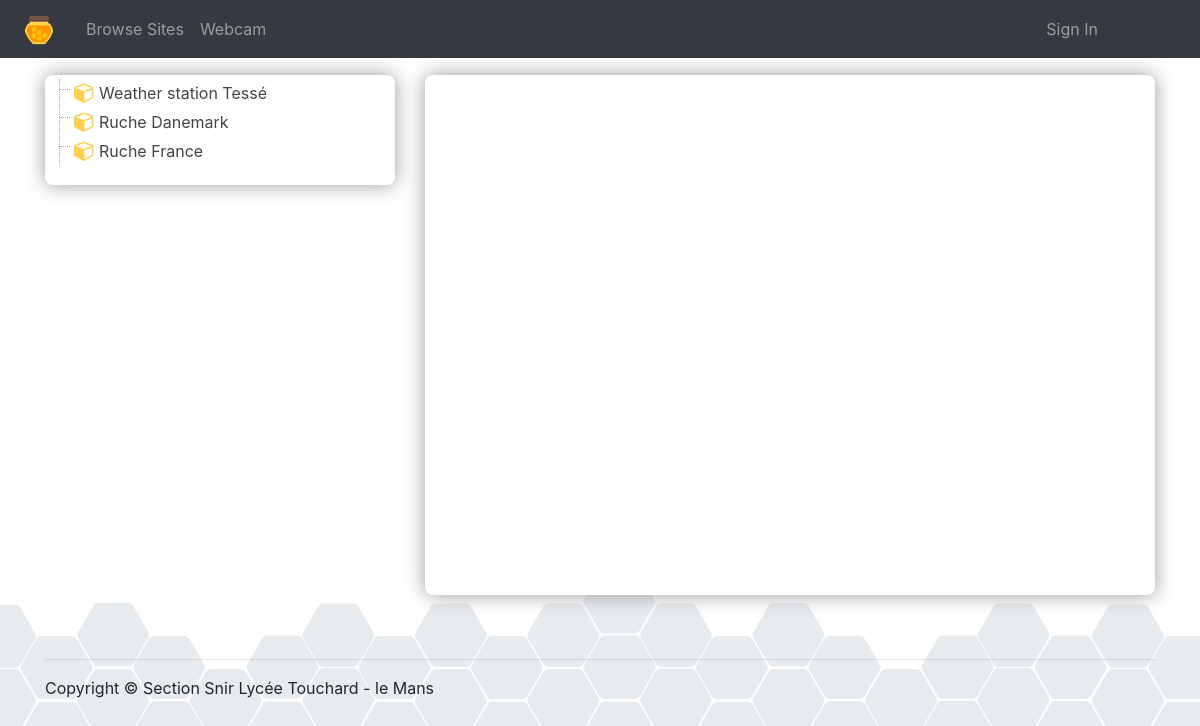
/accueil.php, run on an earlier commit of the app's database.
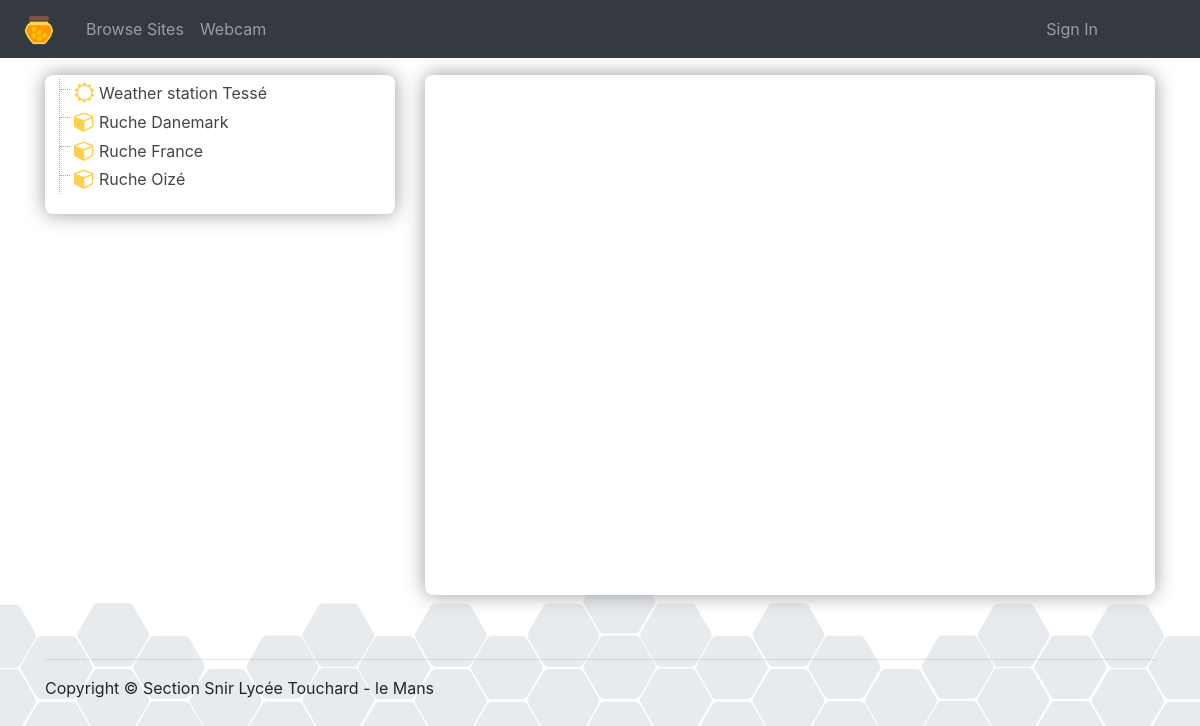
And on a later commit of the database.
### tables this page shows
CREATE TABLE IF NOT EXISTS `things` (
`id` int(11) NOT NULL,
  `user_id` int(11) NOT NULL,
  `latitude` decimal(9,6) DEFAULT NULL,
  `longitude` decimal(9,6) DEFAULT NULL,
  `elevation` float DEFAULT NULL,
  `name` varchar(50) NOT NULL,
  `tag` varchar(50) NOT NULL,
  `status` enum('public','private') DEFAULT NULL,
  `local_ip_address` varchar(20) NOT NULL,
  `class` varchar(20) NOT NULL DEFAULT 'objet'
);

### html/accueil.php (the view, shortened to what this page needs)
<!DOCTYPE html>
<html>
	<head>
		<link rel="stylesheet" href="/Ruche/css/bootstrap.min.css" />
		<link rel="stylesheet" href="/Ruche/css/ruche.css" />
		<link rel="stylesheet" href="/Ruche/css/font-awesome.min.css" />
		<link rel="stylesheet" href="/Ruche/css/file-explore.css" />
					<?php
						$bdd = new PDO('mysql:host=' . SERVEUR . ';dbname=' . BASE, UTILISATEUR,PASSE);
						if (!isset($_SESSION['id']))
							$sql = 'SELECT * FROM `things` where status = "public";';
						else if ($_SESSION['id'] != 0)
							$sql = "SELECT * FROM `things` where user_id = ". $_SESSION['id'];
						else
							$sql = "SELECT * FROM `things`";
						?>
	</head>
	<body>
		<?php require_once 'menu.php'; ?>
		<div class="container" style="padding-top: 75px;">
			<div class="row">
				<div class="col-md-4 col-sm-12 col-xs-12">
				<div class="popin" style="margin: 0px; padding : 4px;">
					<ul class="file-tree ">
					<?php
						function listerChannels($bdd, $tags){
							$sql = 'SELECT count(*) as nb FROM `channels` WHERE `tags`='. $bdd->quote($tags);
							if ($bdd->query($sql)->fetchObject()->nb > 0){
								$sql = 'SELECT * FROM `channels` WHERE `tags`='.  $bdd->quote($tags);
								$reponse = $bdd->query($sql);
							}
						}
						try{
							if (!isset($_SESSION['id']))
								$sql = 'SELECT * FROM `things` where status = "public";';
							else if ($_SESSION['id'] != 0)
								$sql = "SELECT * FROM `things` where user_id = ". $_SESSION['id'];
							else
								$sql = "SELECT * FROM `things`";
							$reponse = $bdd->query($sql);
							while ($thing = $reponse->fetchObject()){
									echo '<li class="folder-root ' .$thing->class .'">	<a href="#">' . $thing->name . '</a>';
										listerChannels($bdd, $thing->tag);
									echo '</li>';
							}
						}
						catch (Exception $e){
							echo "erreur BDD";
							die('Erreur : ' . $e->getMessage());
						}
						?>
					</ul>
				</div>
				</div>
				<div class="col-md-8 col-sm-12 col-xs-12">
					<div class="popin" style="margin: 0px;">
					<div  id="map-canvas" style = "height: 500px; width: 100%;" ></div>
					</div>
				</div>
			</div>
		<?php require_once 'piedDePage.php'; ?>
		</div>
	</body>
</html>

### html/menu.php (shortened to what this page needs)
<nav class="navbar navbar-expand-md navbar-dark bg-dark fixed-top">
	<a class="navbar-brand" href="/Ruche/">
		<img alt="Beehive logo" height="30" id="nav-Beehive-logo" src="/Ruche/images/beehive_logo.png" style="padding: 0 8px; ">
	</a>
	<div class="collapse navbar-collapse" id="navbarsExampleDefault">
	<ul class="navbar-nav mr-auto">
		<li class="nav-item">
			<a class="nav-link" href="/Ruche/accueil" id="nav-sign-in">Browse Sites</a>
		</li>
		<li class="nav-item">
			<a class="nav-link" href="/Ruche/webcam" id="nav-sign-in">Webcam</a>
		</li>
       </ul>
	<ul class="navbar-nav navbar-right" style="margin-right: 78px;">
		<li class="nav-item">
			<?php
			if (!isset($_SESSION['login']))
				echo '<a class="nav-link" href="/Ruche/administration/" id="nav-sign-in">Sign In</a>';
			?>
		</li>
	</ul>
	</div>
   </nav>

### html/piedDePage.php
<footer>
	<br /><br />
       <hr>
	<div class="row">
		<div class="col-lg-12">
			<p>Copyright &copy; Section Snir Lycée Touchard - le Mans</p>
		</div>
       </div>
   </footer>

### html/css/ruche.css (style rules this page uses)
body { background-image: url(fond.svg); background-repeat: repeat-x; background-repeat-x: repeat; background-repeat-y: no-repeat; background-position: 0 100%; background-position-x: 0px; background-position-y: 100%; -webkit-background-size: auto 230px; background-size: auto 230px; background-attachment: fixed; }
.popin { background-color: #fff; border-radius: 8px; box-shadow: 0 0 20px #999; padding: 10px; margin: 10px; }

### html/css/file-explore.css (style rules this page uses)
.file-list, .file-list ul { list-style-type: none; font-size:1em; line-height:1.8em; margin-left:10px; padding-left:14px; border-left:1px dotted #aaa; }
.file-list li { position: relative; padding-left:25px; }
.file-list li a { text-decoration: none; color:#444; }
.file-list li a:before { display:block; content: " "; width:10px; height:1px; position:absolute; border-bottom:1px dotted #aaa; top:.6em; left:-14px; }
.file-list li:before { list-style-type: none; font-family: FontAwesome; display:block; content:'\f1fe'; position:absolute; top:0px; left:0px; width:20px; height:20px; font-size:1.3em; color:#555; }
.file-list .folder-root { list-style-type: none; }
.file-list .folder-root a { text-decoration:none; }
.file-list .weather:before { color:#FFD04E; content: "\f185"; }
.file-list .objet:before { color:#FFD04E; content: "\f1b2"; }

What changed in the data, as far as the page shows it:
changed things "Weather station Tessé": class "objet" → "weather" (drawn)
added things: name "Ruche Oizé"
